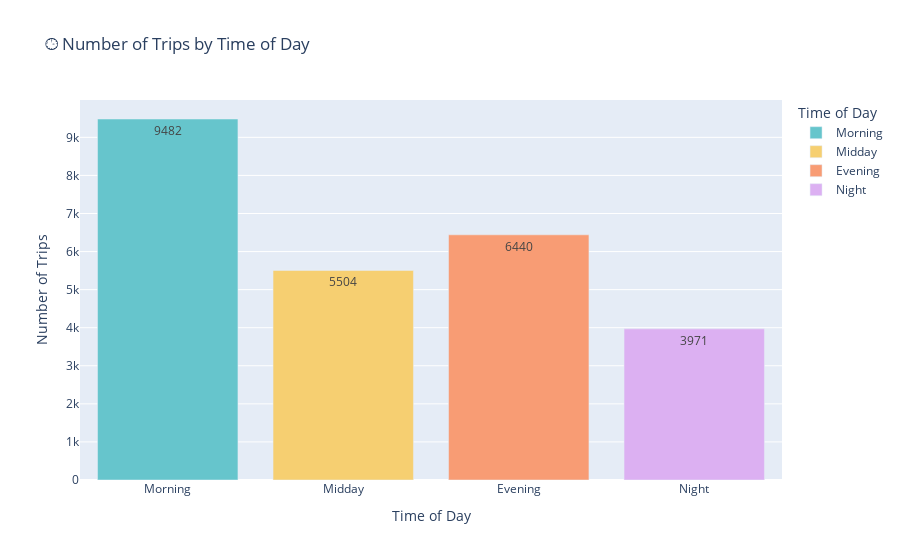

Notebook source saved alongside this figure:
### Code cell
# Count the number of trips in each time-of-day category
time_of_day_counts = df['time_of_day'].value_counts().reset_index()
time_of_day_counts.columns = ['time_of_day', 'trip_count']

# Sort the categories manually to keep a logical order
category_order = ['Morning', 'Midday', 'Evening', 'Night']
time_of_day_counts['time_of_day'] = pd.Categorical(
    time_of_day_counts['time_of_day'], categories=category_order, ordered=True
)
time_of_day_counts = time_of_day_counts.sort_values('time_of_day')

# Create the bar plot using Plotly Express
fig = px.bar(
    time_of_day_counts,
    x='time_of_day',
    y='trip_count',
    text='trip_count',
    color='time_of_day',
    title='🕒 Number of Trips by Time of Day',
    labels={'time_of_day': 'Time of Day', 'trip_count': 'Number of Trips'},
    color_discrete_sequence=px.colors.qualitative.Pastel
)
fig.show()

### Figure 1 — Plotly figure (JSON) as saved in the notebook; plotly's stock layout.template omitted (floating-point values rounded to 4 significant figures)
{"data": [{"hovertemplate": "Time of Day=%{x}<br>Number of Trips=%{text}<extra></extra>", "legendgroup": "Morning", "marker": {"color": "rgb(102, 197, 204)", "pattern": {"shape": ""}}, "name": "Morning", "orientation": "v", "showlegend": true, "text": [9482.0], "textposition": "auto", "type": "bar", "x": ["Morning"], "xaxis": "x", "y": [9482], "yaxis": "y"}, {"hovertemplate": "Time of Day=%{x}<br>Number of Trips=%{text}<extra></extra>", "legendgroup": "Midday", "marker": {"color": "rgb(246, 207, 113)", "pattern": {"shape": ""}}, "name": "Midday", "orientation": "v", "showlegend": true, "text": [5504.0], "textposition": "auto", "type": "bar", "x": ["Midday"], "xaxis": "x", "y": [5504], "yaxis": "y"}, {"hovertemplate": "Time of Day=%{x}<br>Number of Trips=%{text}<extra></extra>", "legendgroup": "Evening", "marker": {"color": "rgb(248, 156, 116)", "pattern": {"shape": ""}}, "name": "Evening", "orientation": "v", "showlegend": true, "text": [6440.0], "textposition": "auto", "type": "bar", "x": ["Evening"], "xaxis": "x", "y": [6440], "yaxis": "y"}, {"hovertemplate": "Time of Day=%{x}<br>Number of Trips=%{text}<extra></extra>", "legendgroup": "Night", "marker": {"color": "rgb(220, 176, 242)", "pattern": {"shape": ""}}, "name": "Night", "orientation": "v", "showlegend": true, "text": [3971.0], "textposition": "auto", "type": "bar", "x": ["Night"], "xaxis": "x", "y": [3971], "yaxis": "y"}], "layout": {"barmode": "relative", "legend": {"title": {"text": "Time of Day"}, "tracegroupgap": 0}, "title": {"text": "🕒 Number of Trips by Time of Day"}, "xaxis": {"anchor": "y", "categoryarray": ["Morning", "Midday", "Evening", "Night"], "categoryorder": "array", "domain": [0, 1], "title": {"text": "Time of Day"}}, "yaxis": {"anchor": "x", "domain": [0, 1], "title": {"text": "Number of Trips"}}}}
